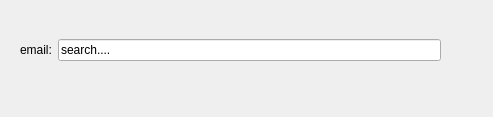
<?xml version="1.0" encoding="UTF-8"?>
<ui version="4.0">
 <class>Form</class>
 <widget class="QWidget" name="Form">
  <property name="geometry">
   <rect>
    <x>0</x>
    <y>0</y>
    <width>493</width>
    <height>117</height>
   </rect>
  </property>
  <property name="windowTitle">
   <string>Tìm Kiếm PublicKey</string>
  </property>
  <widget class="QWidget" name="gridLayoutWidget">
   <property name="geometry">
    <rect>
     <x>20</x>
     <y>30</y>
     <width>421</width>
     <height>41</height>
    </rect>
   </property>
   <layout class="QGridLayout" name="gridLayout">
    <item row="0" column="0">
     <widget class="QLabel" name="label">
      <property name="text">
       <string>email:</string>
      </property>
     </widget>
    </item>
    <item row="0" column="1">
     <widget class="QLineEdit" name="lineEdit">
      <property name="text">
       <string>search....</string>
      </property>
      <property name="readOnly">
       <bool>true</bool>
      </property>
      <property name="placeholderText">
       <string notr="true"/>
      </property>
     </widget>
    </item>
   </layout>
  </widget>
 </widget>
 <resources/>
 <connections/>
</ui>
